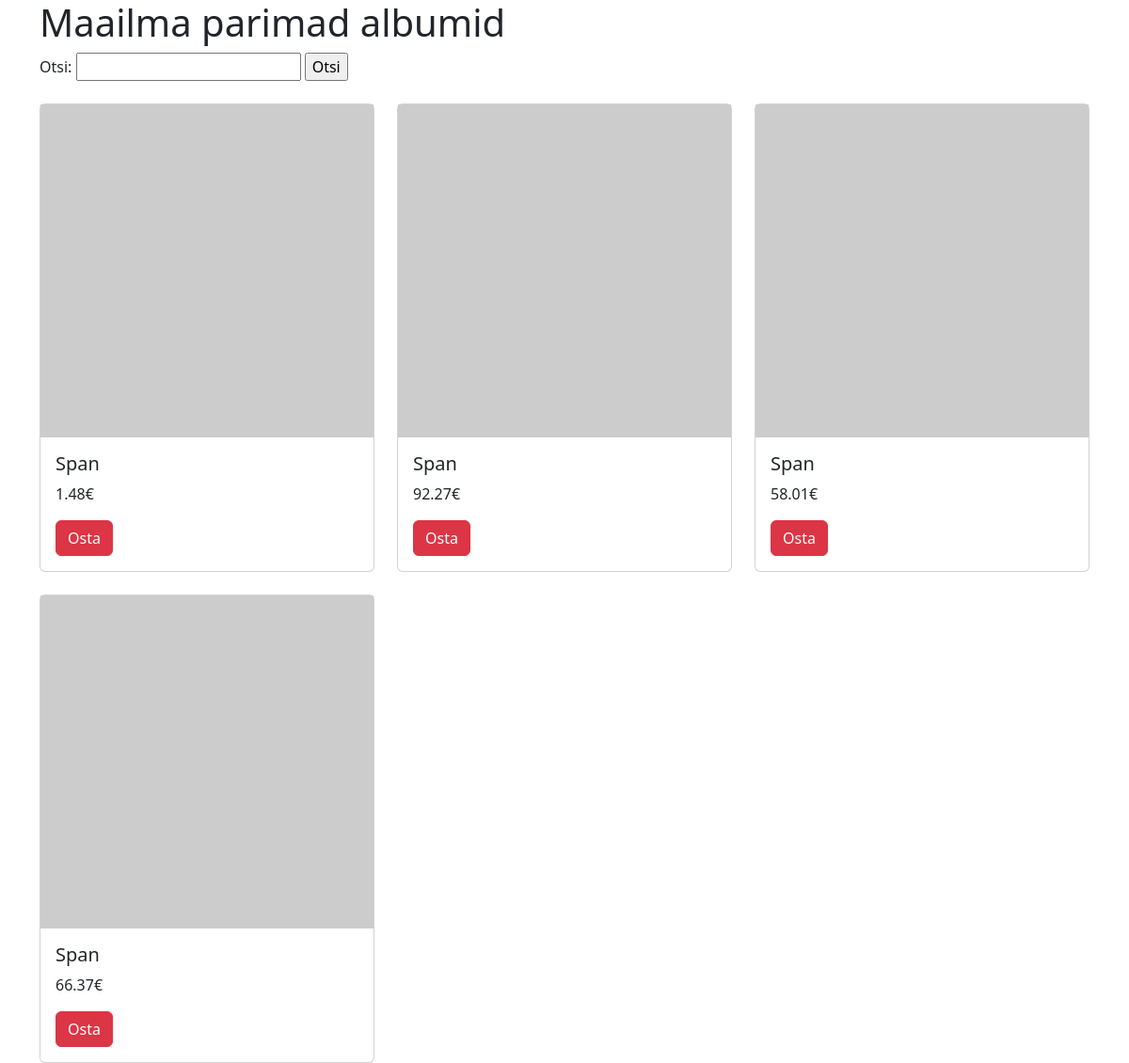
The page /index.php?s=Span on the database its author committed.
### tables this page shows
CREATE TABLE `albumid` (
  `id` int(10) NOT NULL,
  `artist` varchar(255) NOT NULL,
  `album` varchar(255) NOT NULL,
  `aasta` year(4) NOT NULL,
  `hind` decimal(6,2) NOT NULL
);

### index.php (the view, shortened to what this page needs)
<?php include("config.php"); ?>
<!doctype html>
<html lang="et">
    <head>
        <link
            href="https://cdn.jsdelivr.net/npm/bootstrap@5.3.2/dist/css/bootstrap.min.css"
            rel="stylesheet"
        />
    </head>
    <body>
        <div class="container">
            <h1>Maailma parimad albumid</h1>
            <form action="#" method="get">
                Otsi: <input type="text" name="s">
                      <input type="submit" value="Otsi">
            </form>  <br>
<div class="row row-cols-1 row-cols-md-3 g-4">
            <?php
                if (isset($_GET["s"])) {
                    $s = $_GET["s"];
                    $paring ='SELECT album, hind FROM albumid WHERE album LIKE "%'.$s.'%"';
                } else {
                $paring ="SELECT album, hind FROM albumid ORDER BY artist ASC LIMIT 10";
                }
                $valjund = mysqli_query($yhendus, $paring);
                while($rida = mysqli_fetch_assoc($valjund)){
                    echo '<div class="col">
                    <div class="card">
                      <img src="https://picsum.photos/400/400" alt="pildike">
                      <div class="card-body">
                        <h5 class="card-title">'.$rida['album'].'</h5>
                        <p class="card-text">'.$rida['hind'].'€</p>
                        <a href="#" class="btn btn-danger">Osta</a>
                      </div>
                    </div>
                  </div>';
            }
            ?>
        </div>
    </body>
</html>

### rows shown on the page
albumid: album "Span", hind "1.48"
albumid: album "Span", hind "92.27"
albumid: album "Span", hind "58.01"
albumid: album "Span", hind "66.37"
